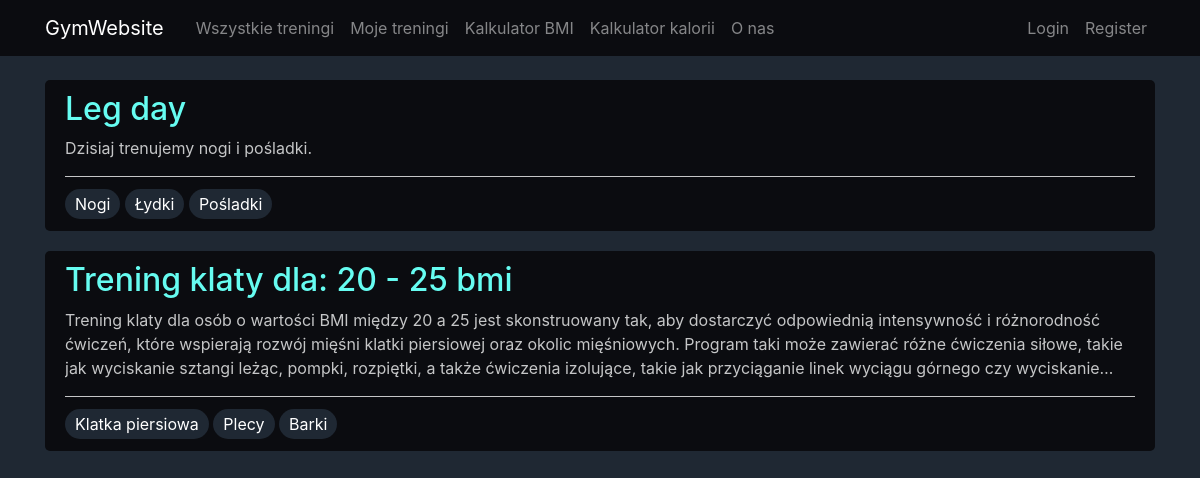
The app's page /, older data.
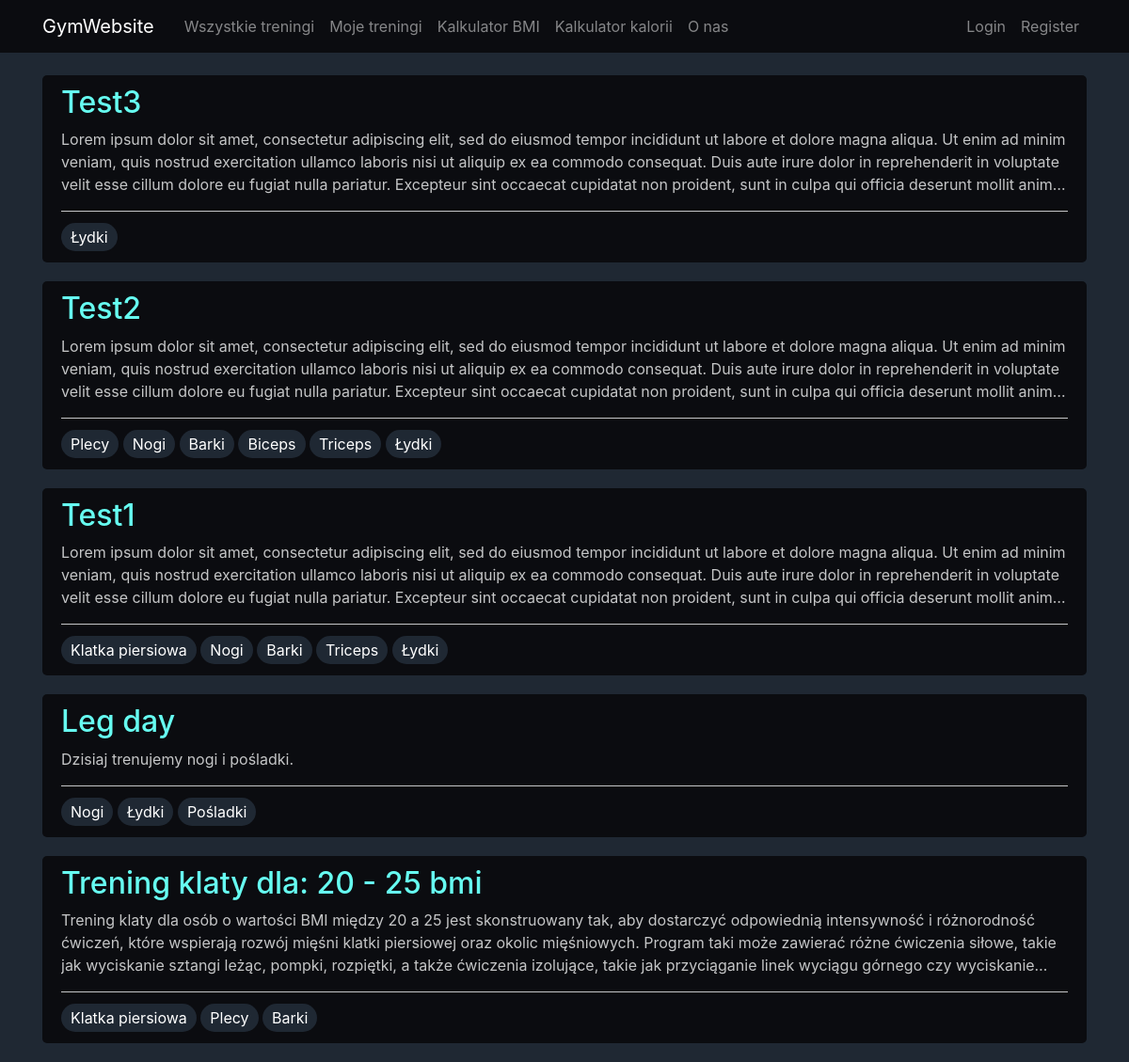
The same page, newer data.
### main/models.py (models this page shows, shortened)
class Workout(models.Model):
    id = models.AutoField(primary_key=True)
    title = models.CharField(max_length=100)
    description = models.TextField()
    created_at = models.DateTimeField(default=timezone.now)
    author = models.ForeignKey(User, on_delete=models.CASCADE)
    bmi_count = models.IntegerField()
    body_parts = models.ManyToManyField(Body_Part)
    workout_exercises = models.ManyToManyField(Workout_Exercise)

class Body_Part(models.Model):
    id = models.AutoField(primary_key=True)
    name = models.CharField(max_length=100)
    def __str__(self):
        return self.name

### main/views.py (the view)
# urls.py: path('', WorkoutListView.as_view(), name='home'),
class WorkoutListView(ListView):
    model = Workout
    template_name = 'main/home.html'
    context_object_name = 'workouts'
    ordering = ['-created_at']

### main/templates/main/home.html
{% extends "main/base.html" %}
{% block content %}
    {% for workout in workouts %}
        <article class="media content-section">
            <div class="media-body">
                <h2><a class="article-title" href="{% url 'workout-detail' workout.id %}">{{ workout.title }}</a></h2>
                <p class="text-line-limited">{{ workout.description }}</p>
                <div class="article-metadata">
                    {% for i in workout.body_parts.all %}
                        <div class="body-part">{{ i }}</div>
                    {% endfor %}
                </div>
            </div>
        </article>
    {% endfor %}
{% endblock %}

### main/templates/main/base.html (shortened to what this page needs)
{% load static %}
<!DOCTYPE html>
<html lang="pl">
<head>
    <link rel="stylesheet" href="https://cdn.jsdelivr.net/npm/bootstrap@4.0.0/dist/css/bootstrap.min.css">
    <link rel="stylesheet" type="text/css" href="{% static 'main/main.css' %}">
</head>
<body>
    <header class="site-header">
        <nav class="navbar navbar-expand-md navbar-dark bg-steel fixed-top">
          <div class="container">
            <a class="navbar-brand mr-4" href="{% url 'home' %}">GymWebsite</a>
            <div class="collapse navbar-collapse" id="navbarToggle">
              <div class="navbar-nav mr-auto">
                <a class="nav-item nav-link" href="{% url 'home' %}">Wszystkie treningi</a>
                <a class="nav-item nav-link" href="{% url 'my-workouts' %}">Moje treningi</a>
                <a class="nav-item nav-link" href="{% url 'calculator-bmi' %}">Kalkulator BMI</a>
                <a class="nav-item nav-link" href="{% url 'calculator-calories' %}">Kalkulator kalorii</a>
                <a class="nav-item nav-link" href="{% url 'about' %}">O nas</a>
              </div>
              <div class="navbar-nav">
                {% if user.is_authenticated %}
                  <a class="nav-item nav-link" href="{% url 'profile' %}">Profile</a>
                  <a class="nav-item nav-link" href="{% url 'logout' %}">Logout</a>
                {% else %}
                  <a class="nav-item nav-link" href="{% url 'login' %}">Login</a>
                  <a class="nav-item nav-link" href="{% url 'register' %}">Register</a>
                {% endif %}
              </div>
            </div>
          </div>
        </nav>
      </header>
      <main role="main" class="container">
        <div class="row">
          <div class="col">
            {% block content %}{% endblock %}
          </div>
        </div>
      </main>
</body>
</html>

### main/static/main/main.css (style rules this page uses)
body { background: #1f2833; color: #c5c6c7; margin-top: 5rem; }
h1, h2, h3, h4, h5, h6 { color: #66fcf1; }
.bg-steel { background-color: #0b0c10; }
.navbar-nav .nav-link { color: #C65; }
.content-section { background: #0b0c10; padding: 10px 20px; border: none; border-radius: 5px; margin-bottom: 20px; }
.article-title { color: #66fcf1; }
.article-metadata { padding-block: 15px; margin-bottom: -10px; border-top: 1px solid #c5c6c7; }
.body-part { color: #ffff; display: inline; padding-inline: 5px; background-color: #1f2833; border-radius: 20px; padding: 5px; padding-inline: 10px; }
.text-line-limited { overflow: hidden; display: -webkit-box; -webkit-line-clamp: 3; line-clamp: 3; -webkit-box-orient: vertical; }

Row changes from the older to the newer data that the page shows:
added Workout: title "Test3", description "Lorem ipsum dolor sit amet, consectetur adipiscing elit, sed do eiusmod tempor incididunt ut labore et dolore magna aliqua. Ut enim ad minim veniam, quis nostrud exercitation ullamco laboris nisi ut aliquip ex ea commodo consequat. Duis aute irure dolor in reprehenderit in voluptate velit esse cillum dolore eu fugiat nulla pariatur. Excepteur sint occaecat cupidatat non proident, sunt in culpa qui officia deserunt mollit…", Body_Part (name "Łydki")
added Workout: title "Test2", description "Lorem ipsum dolor sit amet, consectetur adipiscing elit, sed do eiusmod tempor incididunt ut labore et dolore magna aliqua. Ut enim ad minim veniam, quis nostrud exercitation ullamco laboris nisi ut aliquip ex ea commodo consequat. Duis aute irure dolor in reprehenderit in voluptate velit esse cillum dolore eu fugiat nulla pariatur. Excepteur sint occaecat cupidatat non proident, sunt in culpa qui officia deserunt mollit…", Body_Part (name "Plecy"), Body_Part (name "Nogi"), Body_Part (name "Barki"), Body_Part (name "Łydki")
now on this page (row unchanged): Body_Part: name "Biceps", shown under "Test2"
now on this page (row unchanged): Body_Part: name "Triceps"
added Workout: title "Test1", description "Lorem ipsum dolor sit amet, consectetur adipiscing elit, sed do eiusmod tempor incididunt ut labore et dolore magna aliqua. Ut enim ad minim veniam, quis nostrud exercitation ullamco laboris nisi ut aliquip ex ea commodo consequat. Duis aute irure dolor in reprehenderit in voluptate velit esse cillum dolore eu fugiat nulla pariatur. Excepteur sint occaecat cupidatat non proident, sunt in culpa qui officia deserunt mollit…", Body_Part (name "Klatka piersiowa"), Body_Part (name "Nogi"), Body_Part (name "Barki"), Body_Part (name "Łydki")
